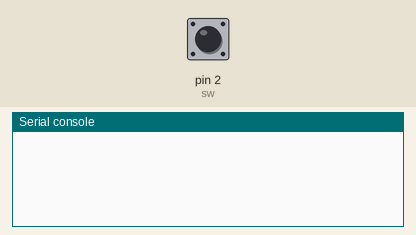
Simulated run of this program. Board: MicroPython board. Shown: the last lines printed to the serial console. The test bench sets the inputs (shaded band); at power-on: pin 2 (sw) HIGH.

Above: at 1.2 s.
1.3 s: pin 2 (sw) pulled LOW for 0.15 s
At 1.47 s:
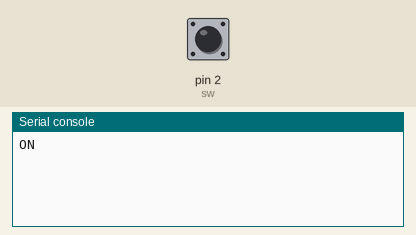
At 1.9 s:
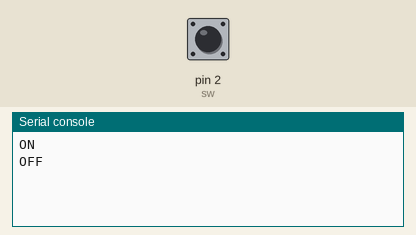

The program:

task2_sw_interrupt.py
```python
###########################################
# Task 2: SW with Interrupt
# Ag Instrumentation & IoT Class
# Dept. of Agricultural Engineering, KMITL
# Ref: https://docs.micropython.org/en/latest/library/machine.Pin.html
###########################################

from machine import Pin, Timer
from time import ticks_ms, ticks_diff

sw = Pin(2, Pin.IN, Pin.PULL_UP)   # button -> GND

last = sw.value()                  # 1 = OFF, 0 = ON
debounce_ms = 40
tmr = Timer(0)

def sw_read(t):
    global last
    sw_read = sw.value()
    if sw_read != last:
        last = sw_read
        if sw_read == 0:
            print('ON')
        else:
            print('OFF')

def sw_ISR(pin):
    tmr.init(mode=Timer.ONE_SHOT, period=debounce_ms, callback=sw_read)

sw.irq(trigger = Pin.IRQ_FALLING | Pin.IRQ_RISING, handler = sw_ISR)

while True:
    pass
```

Measured:
- after the input at 1.3 s, the serial console: prints a new line at once (image 1)
